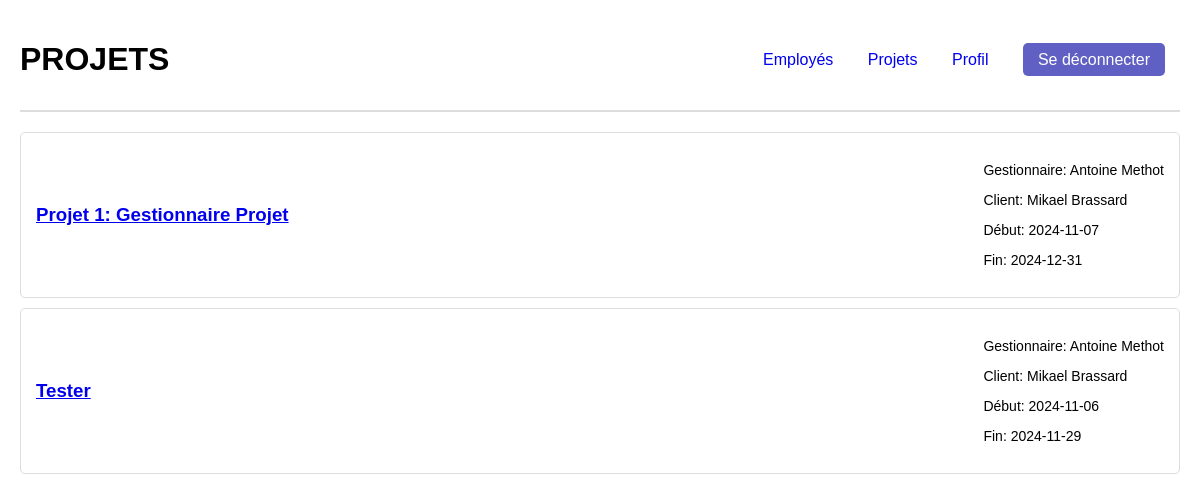
/listeProjets, run on an earlier commit of the app's database.
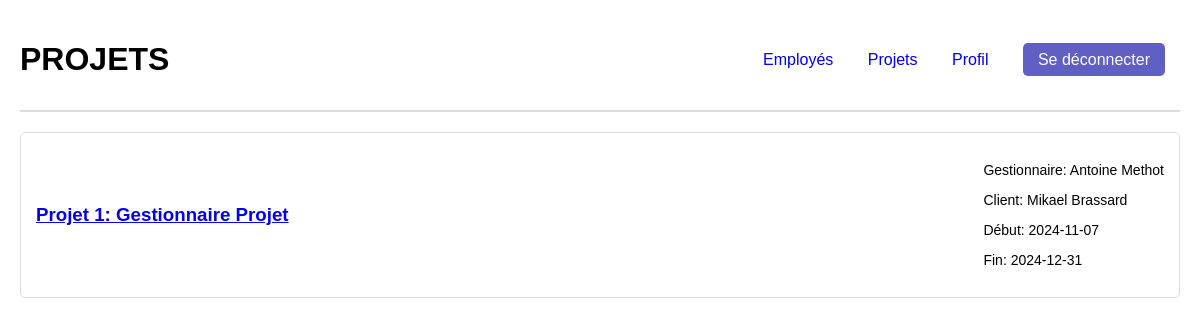
And on a later commit of the database.
### tables this page shows
CREATE TABLE Projet_proj (
    proj_id INTEGER PRIMARY KEY,
    proj_clnt_id INTEGER NOT NULL,
    proj_etat_etat INTEGER NOT NULL,
    proj_emp_id INTEGER NOT NULL,
    proj_nom TEXT NOT NULL,
    proj_dateDebut DATE,
    proj_dateFin DATE,
    proj_isTemplate BOOLEAN,
    FOREIGN KEY (proj_clnt_id) REFERENCES Client_clnt(clnt_id),
    FOREIGN KEY (proj_etat_etat) REFERENCES Etat_etat(etat_id),
    FOREIGN KEY (proj_emp_id) REFERENCES Employee_emp(emp_id)
);

### main.py (the view)
@app.route('/listeProjets', methods=['GET', 'POST'])        ##Définition de l'url d'accueil
def listeProjets():           ##Fonction pour gérer la réaction de la page d'accueil, le titre est dynamique
  projets = get_projets() #Chercher tous les projets dans table Projets de la BD
  return render_template('listeProjets.html', projets = projets)

### main.py (called while the page is built)
def get_projets():
    conn = sqlite3.connect(DB) # Connect to DB
    cursor = conn.cursor()
    query = '''
    SELECT Projet_proj.proj_id AS id,
        Projet_proj.proj_clnt_id AS idClient,
        Projet_proj.proj_etat_etat AS etatProjet,
        Projet_proj.proj_emp_id AS idChef,
        Projet_proj.proj_nom AS nom,
        Projet_proj.proj_dateDebut AS dateDebut,
        Projet_proj.proj_dateFin AS dateFin,
        Client_clnt.clnt_prenom || ' ' || Client_clnt.clnt_nom AS client_name,
        Employee_emp.emp_prenom || ' ' || Employee_emp.emp_nom AS manager_name
    FROM Projet_proj
    LEFT JOIN Client_clnt ON Projet_proj.proj_clnt_id = Client_clnt.clnt_id
    LEFT JOIN Employee_emp ON Projet_proj.proj_emp_id = Employee_emp.emp_id;

    '''
    cursor.execute(query) #Cherche tous les projets dans la table projet
    projets = cursor.fetchall()
    conn.close()
    return projets

### templates/listeProjets.html (shortened to what this page needs)
<!DOCTYPE html>
<html lang="en">
<head>
    <link rel="stylesheet" href="../static/css/listeProjets.css" />
</head>
<body>
    <header>
        <h1>PROJETS</h1>
        <div>
            <nav>
                <a href="employes">Employés</a>
                <a href="listeProjets">Projets</a>
                <a href="profil">Profil</a>
                <a href="/logout" class="logout-button">Se déconnecter</a>
            </nav>
        </div>
    </header>
    <div class="project-list">
        {% for projet in projets %}
        <div class="project-card">
            <a href="{{ url_for('projet', id=projet[0]) }}">
                <h3>{{ projet[4] }}</h3>
            </a>
            <div class="project-info">
                <p>Gestionnaire: {{ projet[8] }}</p>
                <p>Client: {{ projet[7] }}</p>
                <p>Début: {{ projet[5] }}</p>
                <p>Fin: {{ projet[6] }}</p>
            </div>
        </div>
        {% endfor %}
    </div>
</body>
  </body>
</html>

What changed in the data, as far as the page shows it:
removed Projet_proj: proj_nom "Tester", projet "Antoine Methot", projet "Mikael Brassard", proj_dateDebut "2024-11-06", proj_dateFin "2024-11-29"
